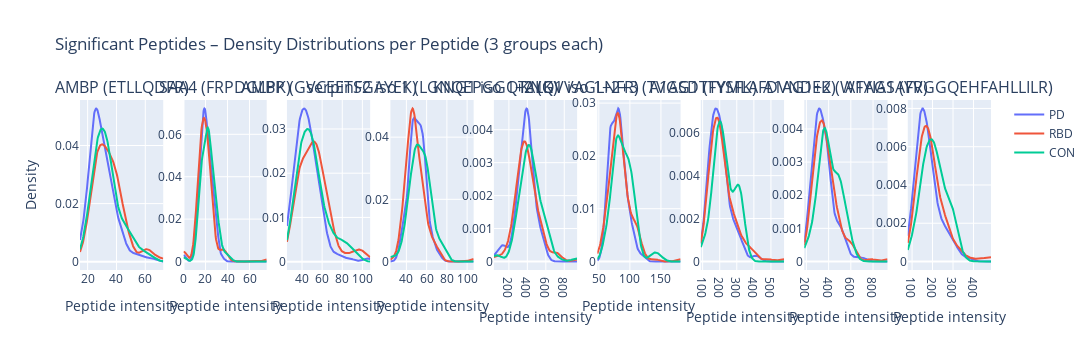

The code cell stored with this chart in its notebook:
### Markdown cell above
**7.4**: Density distributions

### Code cell
fig_dist = make_subplots(
    rows=1,
    cols=len(sig_peptides),
    shared_yaxes=False,
    subplot_titles=peptide_titles
)
for col_idx, peptide in enumerate( sig_peptides, start=1):
    row_pep = df.loc[df["Peptide"] == peptide].iloc[0]

    all_vals = []
    group_vals = {}
    for g in group_names:
        vals = row_pep[groups[g]].astype(float).values
        vals = vals[~np.isnan(vals)]
        if len(vals) == 0:
            continue
        group_vals[g] = vals
        all_vals.append(vals)
    if not all_vals:
        continue
    all_vals = np.concatenate(all_vals)
    x_min, x_max = float(all_vals.min()), float(all_vals.max())
    if x_min == x_max:
        x_min -= 1e-6
        x_max += 1e-6
    xs = np.linspace(x_min, x_max, 200)

    for g in group_names:
        if g not in group_vals:
            continue
        vals = group_vals[g]
        if len(vals) < 2:
            continue
        kde = gaussian_kde(vals)
        ys = kde(xs)
        fig_dist.add_trace(
            go.Scatter(
                x=xs,
                y=ys,
                mode="lines",
                name=g,
                showlegend=(col_idx == 1),
                line=dict(color=group_colors.get(g)),
            ),
            row=1,
            col=col_idx
        )
width_dist = max(400 * len(sig_peptides), 400)
height_dist = 350
fig_dist.update_layout(
    title="Significant Peptides – Density Distributions per Peptide (3 groups each)",
    width=width_dist,
    height=height_dist
)
# Axis labels for density plots
fig_dist.update_xaxes(title_text="Peptide intensity")
fig_dist.update_yaxes(title_text="Density", row=1, col=1)
save_figure(
    fig_dist,
    "s07",
    "significant_peptides_density_distributions",
    cfg,
    OUTPUT_DIR
)
print(f"Step 7.4: Distribution plots saved.")

### Figure 1 — Plotly figure (JSON) as saved in the notebook; plotly's stock layout.template omitted (floating-point values rounded to 4 significant figures; data arrays with more than 128 entries replaced by an {"elided": "..."} marker saying what was removed)
{"data": [{"line": {"color": "#636EFA"}, "mode": "lines", "name": "PD", "showlegend": true, "type": "scatter", "x": {"elided": "200 float values"}, "xaxis": "x", "y": {"elided": "200 float values"}, "yaxis": "y"}, {"line": {"color": "#EF553B"}, "mode": "lines", "name": "RBD", "showlegend": true, "type": "scatter", "x": {"elided": "200 float values"}, "xaxis": "x", "y": {"elided": "200 float values"}, "yaxis": "y"}, {"line": {"color": "#00CC96"}, "mode": "lines", "name": "CON", "showlegend": true, "type": "scatter", "x": {"elided": "200 float values"}, "xaxis": "x", "y": {"elided": "200 float values"}, "yaxis": "y"}, {"line": {"color": "#636EFA"}, "mode": "lines", "name": "PD", "showlegend": false, "type": "scatter", "x": {"elided": "200 float values"}, "xaxis": "x2", "y": {"elided": "200 float values"}, "yaxis": "y2"}, {"line": {"color": "#EF553B"}, "mode": "lines", "name": "RBD", "showlegend": false, "type": "scatter", "x": {"elided": "200 float values"}, "xaxis": "x2", "y": {"elided": "200 float values"}, "yaxis": "y2"}, {"line": {"color": "#00CC96"}, "mode": "lines", "name": "CON", "showlegend": false, "type": "scatter", "x": {"elided": "200 float values"}, "xaxis": "x2", "y": {"elided": "200 float values"}, "yaxis": "y2"}, {"line": {"color": "#636EFA"}, "mode": "lines", "name": "PD", "showlegend": false, "type": "scatter", "x": {"elided": "200 float values"}, "xaxis": "x3", "y": {"elided": "200 float values"}, "yaxis": "y3"}, {"line": {"color": "#EF553B"}, "mode": "lines", "name": "RBD", "showlegend": false, "type": "scatter", "x": {"elided": "200 float values"}, "xaxis": "x3", "y": {"elided": "200 float values"}, "yaxis": "y3"}, {"line": {"color": "#00CC96"}, "mode": "lines", "name": "CON", "showlegend": false, "type": "scatter", "x": {"elided": "200 float values"}, "xaxis": "x3", "y": {"elided": "200 float values"}, "yaxis": "y3"}, {"line": {"color": "#636EFA"}, "mode": "lines", "name": "PD", "showlegend": false, "type": "scatter", "x": {"elided": "200 float values"}, "xaxis": "x4", "y": {"elided": "200 float values"}, "yaxis": "y4"}, {"line": {"color": "#EF553B"}, "mode": "lines", "name": "RBD", "showlegend": false, "type": "scatter", "x": {"elided": "200 float values"}, "xaxis": "x4", "y": {"elided": "200 float values"}, "yaxis": "y4"}, {"line": {"color": "#00CC96"}, "mode": "lines", "name": "CON", "showlegend": false, "type": "scatter", "x": {"elided": "200 float values"}, "xaxis": "x4", "y": {"elided": "200 float values"}, "yaxis": "y4"}, {"line": {"color": "#636EFA"}, "mode": "lines", "name": "PD", "showlegend": false, "type": "scatter", "x": {"elided": "200 float values"}, "xaxis": "x5", "y": {"elided": "200 float values"}, "yaxis": "y5"}, {"line": {"color": "#EF553B"}, "mode": "lines", "name": "RBD", "showlegend": false, "type": "scatter", "x": {"elided": "200 float values"}, "xaxis": "x5", "y": {"elided": "200 float values"}, "yaxis": "y5"}, {"line": {"color": "#00CC96"}, "mode": "lines", "name": "CON", "showlegend": false, "type": "scatter", "x": {"elided": "200 float values"}, "xaxis": "x5", "y": {"elided": "200 float values"}, "yaxis": "y5"}, {"line": {"color": "#636EFA"}, "mode": "lines", "name": "PD", "showlegend": false, "type": "scatter", "x": {"elided": "200 float values"}, "xaxis": "x6", "y": {"elided": "200 float values"}, "yaxis": "y6"}, {"line": {"color": "#EF553B"}, "mode": "lines", "name": "RBD", "showlegend": false, "type": "scatter", "x": {"elided": "200 float values"}, "xaxis": "x6", "y": {"elided": "200 float values"}, "yaxis": "y6"}, {"line": {"color": "#00CC96"}, "mode": "lines", "name": "CON", "showlegend": false, "type": "scatter", "x": {"elided": "200 float values"}, "xaxis": "x6", "y": {"elided": "200 float values"}, "yaxis": "y6"}, {"line": {"color": "#636EFA"}, "mode": "lines", "name": "PD", "showlegend": false, "type": "scatter", "x": {"elided": "200 float values"}, "xaxis": "x7", "y": {"elided": "200 float values"}, "yaxis": "y7"}, {"line": {"color": "#EF553B"}, "mode": "lines", "name": "RBD", "showlegend": false, "type": "scatter", "x": {"elided": "200 float values"}, "xaxis": "x7", "y": {"elided": "200 float values"}, "yaxis": "y7"}, {"line": {"color": "#00CC96"}, "mode": "lines", "name": "CON", "showlegend": false, "type": "scatter", "x": {"elided": "200 float values"}, "xaxis": "x7", "y": {"elided": "200 float values"}, "yaxis": "y7"}, {"line": {"color": "#636EFA"}, "mode": "lines", "name": "PD", "showlegend": false, "type": "scatter", "x": {"elided": "200 float values"}, "xaxis": "x8", "y": {"elided": "200 float values"}, "yaxis": "y8"}, {"line": {"color": "#EF553B"}, "mode": "lines", "name": "RBD", "showlegend": false, "type": "scatter", "x": {"elided": "200 float values"}, "xaxis": "x8", "y": {"elided": "200 float values"}, "yaxis": "y8"}, {"line": {"color": "#00CC96"}, "mode": "lines", "name": "CON", "showlegend": false, "type": "scatter", "x": {"elided": "200 float values"}, "xaxis": "x8", "y": {"elided": "200 float values"}, "yaxis": "y8"}, {"line": {"color": "#636EFA"}, "mode": "lines", "name": "PD", "showlegend": false, "type": "scatter", "x": {"elided": "200 float values"}, "xaxis": "x9", "y": {"elided": "200 float values"}, "yaxis": "y9"}, {"line": {"color": "#EF553B"}, "mode": "lines", "name": "RBD", "showlegend": false, "type": "scatter", "x": {"elided": "200 float values"}, "xaxis": "x9", "y": {"elided": "200 float values"}, "yaxis": "y9"}, {"line": {"color": "#00CC96"}, "mode": "lines", "name": "CON", "showlegend": false, "type": "scatter", "x": {"elided": "200 float values"}, "xaxis": "x9", "y": {"elided": "200 float values"}, "yaxis": "y9"}], "layout": {"annotations": [{"font": {"size": 16}, "showarrow": false, "text": "AMBP (ETLLQDFR)", "x": 0.04568, "xanchor": "center", "xref": "paper", "y": 1, "yanchor": "bottom", "yref": "paper"}, {"font": {"size": 16}, "showarrow": false, "text": "SAA4 (FRPDGLPK)", "x": 0.1593, "xanchor": "center", "xref": "paper", "y": 1, "yanchor": "bottom", "yref": "paper"}, {"font": {"size": 16}, "showarrow": false, "text": "AMBP (GVCEETSGAYEK)", "x": 0.2728, "xanchor": "center", "xref": "paper", "y": 1, "yanchor": "bottom", "yref": "paper"}, {"font": {"size": 16}, "showarrow": false, "text": "serpinF2 iso 1 (LGNQEPGGQTALK)", "x": 0.3864, "xanchor": "center", "xref": "paper", "y": 1, "yanchor": "bottom", "yref": "paper"}, {"font": {"size": 16}, "showarrow": false, "text": "KNG1 iso 1+2 (QVVAGLNFR)", "x": 0.5, "xanchor": "center", "xref": "paper", "y": 1, "yanchor": "bottom", "yref": "paper"}, {"font": {"size": 16}, "showarrow": false, "text": "KNG1 iso 1+2+3 (TVGSDTFYSFK)", "x": 0.6136, "xanchor": "center", "xref": "paper", "y": 1, "yanchor": "bottom", "yref": "paper"}, {"font": {"size": 16}, "showarrow": false, "text": "A1AG1 (TYMLAFDVNDEK)", "x": 0.7272, "xanchor": "center", "xref": "paper", "y": 1, "yanchor": "bottom", "yref": "paper"}, {"font": {"size": 16}, "showarrow": false, "text": "A1AG1+2 (WFYIASAFR)", "x": 0.8407, "xanchor": "center", "xref": "paper", "y": 1, "yanchor": "bottom", "yref": "paper"}, {"font": {"size": 16}, "showarrow": false, "text": "A1AG1 (YVGGQEHFAHLLILR)", "x": 0.9543, "xanchor": "center", "xref": "paper", "y": 1, "yanchor": "bottom", "yref": "paper"}], "height": 350, "title": {"text": "Significant Peptides – Density Distributions per Peptide (3 groups each)"}, "width": 3600, "xaxis": {"anchor": "y", "domain": [0, 0.09136], "title": {"text": "Peptide intensity"}}, "xaxis2": {"anchor": "y2", "domain": [0.1136, 0.2049], "title": {"text": "Peptide intensity"}}, "xaxis3": {"anchor": "y3", "domain": [0.2272, 0.3185], "title": {"text": "Peptide intensity"}}, "xaxis4": {"anchor": "y4", "domain": [0.3407, 0.4321], "title": {"text": "Peptide intensity"}}, "xaxis5": {"anchor": "y5", "domain": [0.4543, 0.5457], "title": {"text": "Peptide intensity"}}, "xaxis6": {"anchor": "y6", "domain": [0.5679, 0.6593], "title": {"text": "Peptide intensity"}}, "xaxis7": {"anchor": "y7", "domain": [0.6815, 0.7728], "title": {"text": "Peptide intensity"}}, "xaxis8": {"anchor": "y8", "domain": [0.7951, 0.8864], "title": {"text": "Peptide intensity"}}, "xaxis9": {"anchor": "y9", "domain": [0.9086, 1], "title": {"text": "Peptide intensity"}}, "yaxis": {"anchor": "x", "domain": [0, 1], "title": {"text": "Density"}}, "yaxis2": {"anchor": "x2", "domain": [0, 1]}, "yaxis3": {"anchor": "x3", "domain": [0, 1]}, "yaxis4": {"anchor": "x4", "domain": [0, 1]}, "yaxis5": {"anchor": "x5", "domain": [0, 1]}, "yaxis6": {"anchor": "x6", "domain": [0, 1]}, "yaxis7": {"anchor": "x7", "domain": [0, 1]}, "yaxis8": {"anchor": "x8", "domain": [0, 1]}, "yaxis9": {"anchor": "x9", "domain": [0, 1]}}}
